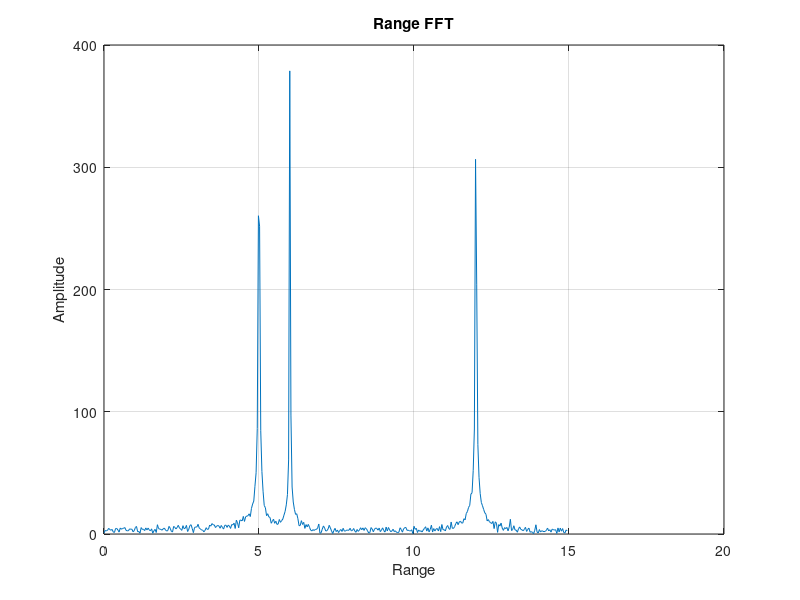

Source code (MATLAB):
fs = 20e6;  % Sampling frequency
Tc = 40e-6; % Chirp period
B = 4e9;    % Chirp bandwidth
c = 3e8;    % Speed of light
t = 0:1/fs:Tc;

ranges = [5,6,12];
% Generate IF signal from ranges
IF = zeros(size(t));
for i = 1:length(ranges)
    tau = 2*ranges(i)/c;
    f_if = (B/Tc)*tau;
    IF = IF + cos(2*pi*f_if*t);
end
IF = IF + 0.1*randn(size(IF));

N = length(IF);
IF_fft = abs(fft(IF));
IF_fft = IF_fft(1:N/2);
f = (0:N/2-1)*(fs/N);
R = (f*c*Tc)/(2*B);

figure;
plot(R, IF_fft);
xlabel('Range');
ylabel('Amplitude');
title('Range FFT');
grid on;
